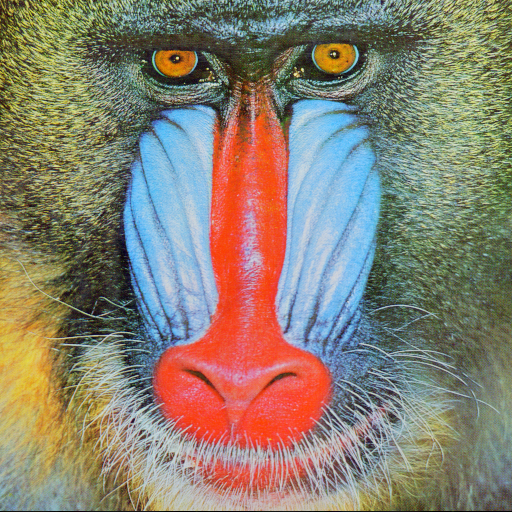
#> input picture Files/baboon.png, 512 x 512 px
$ python Exercicio4.1FiltragemEspacial.py
#> lines starting #> are read from the running program, lines starting #| are printed output that depends on the picture
import cv2
import matplotlib.pyplot as plt
import numpy as np
import os

folder = "Files"
files = ["baboon.png", "cao.jpg", "lena.png", "Sharbat_Gula.jpg"]

kernel_media_3x3 = 1/9.0 * np.ones((3, 3))
kernel_media_5x5 = 1/25.0 * np.ones((5, 5))
kernel_media_7x7 = 1/49.0 * np.ones((7, 7))

kernel_highpass_A = 1/6.0 * np.array([ [0, -1, 0 ],
                                       [-1, 4, -1],
                                       [0, -1, 0]])

kernel_highpass_B = 1/9.0 * np.array([ [-1, -1, -1],
                                       [-1, +8, -1],
                                       [-1, -1, -1]])

kernel_highpass_C = 1/16.0 * np.array([[-1, -2, -1],
                                       [-2, 12, -2],
                                       [-1, -2, -1]])


for i, file in enumerate(files):
    image = cv2.imread(os.path.join(folder, file))
#> image is the input picture: shape (512, 512, 3); mean B, G, R 113.1, 128.9, 137.4
    image_gray = cv2.cvtColor(image, cv2.COLOR_BGR2GRAY)
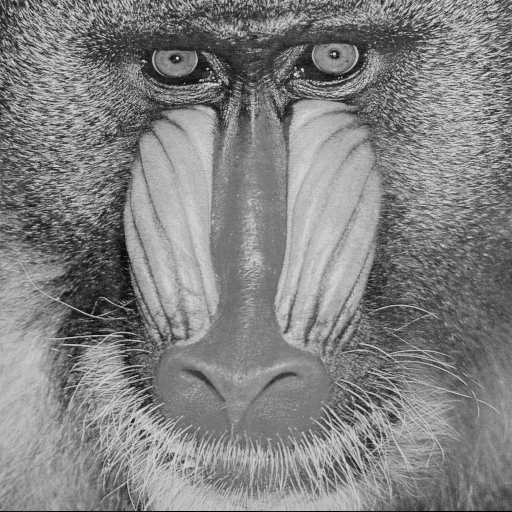
#> image_gray: shape (512, 512); min 0, max 231, mean 129.6

    image_gray_lowpass_3x3 = cv2.filter2D(image_gray, -1, kernel_media_3x3)
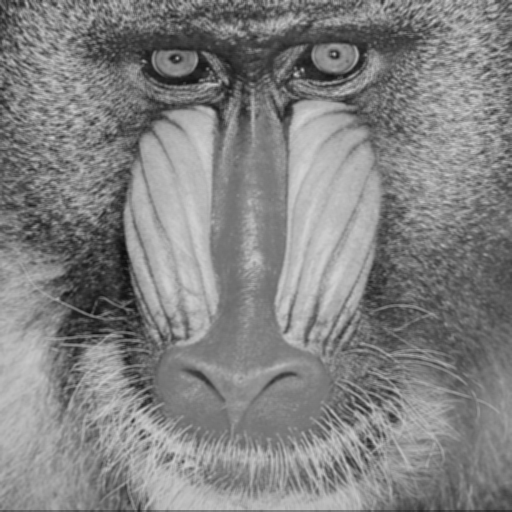
#> image_gray_lowpass_3x3: shape (512, 512); min 12, max 211, mean 129.7
    image_gray_lowpass_5x5 = cv2.filter2D(image_gray, -1, kernel_media_5x5)
    image_gray_lowpass_7x7 = cv2.filter2D(image_gray, -1, kernel_media_7x7)
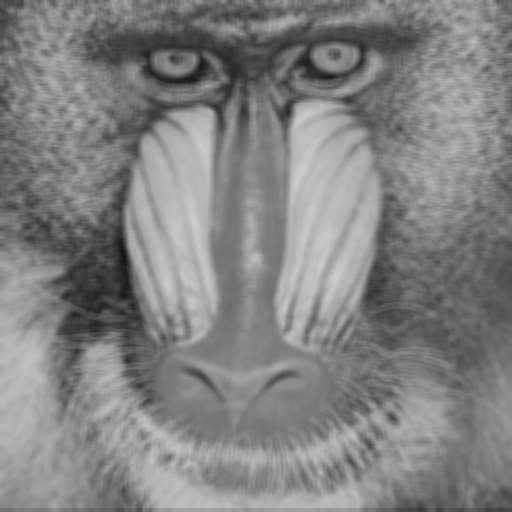
#> image_gray_lowpass_7x7: shape (512, 512); min 20, max 206, mean 129.7

    image_gray_highpass_A = cv2.filter2D(image_gray, -1, kernel_highpass_A)
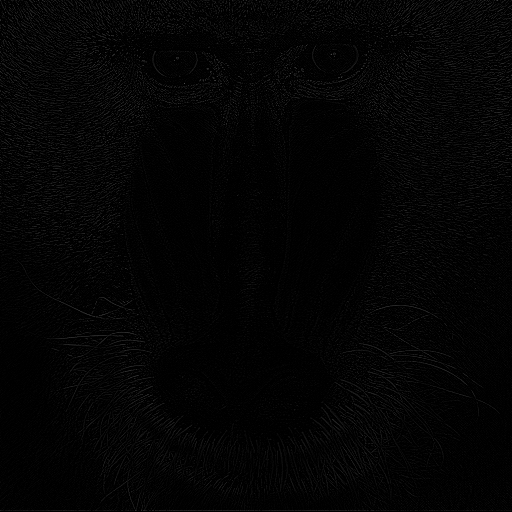
#> image_gray_highpass_A: shape (512, 512); min 0, max 76, mean 3.9
    image_gray_highpass_B = cv2.filter2D(image_gray, -1, kernel_highpass_B)
    image_gray_highpass_C = cv2.filter2D(image_gray, -1, kernel_highpass_C)

    image_blur_3x3 = cv2.blur(image_gray, (3, 3))
    image_blur_5x5 = cv2.blur(image_gray, (5, 5))
    image_blur_7x7 = cv2.blur(image_gray, (7, 7))

    image_gaussian_blur_3x3 = cv2.GaussianBlur(image_gray, (3, 3), 0)
    image_gaussian_blur_5x5 = cv2.GaussianBlur(image_gray, (5, 5), 0)
    image_gaussian_blur_7x7 = cv2.GaussianBlur(image_gray, (7, 7), 0)

    image_median_blur_3x3 = cv2.medianBlur(image_gray, 3)
    image_median_blur_5x5 = cv2.medianBlur(image_gray, 5)
    image_median_blur_7x7 = cv2.medianBlur(image_gray, 7)

    plt.subplots(dpi=300)
    plt.axis("off")

    plt.subplot(5, 4, 1)
    plt.imshow(cv2.cvtColor(image_gray, cv2.COLOR_GRAY2RGB))
    plt.title("image")
    plt.axis("off")

    plt.subplot(5, 4, 2)
    plt.imshow(cv2.cvtColor(image_gray_lowpass_3x3, cv2.COLOR_GRAY2RGB))
    plt.title("low pass 3x3")
    plt.axis("off")

    plt.subplot(5, 4, 3)
    plt.imshow(cv2.cvtColor(image_gray_lowpass_5x5, cv2.COLOR_GRAY2RGB))
    plt.title("low pass 5x5")
    plt.axis("off")

    plt.subplot(5, 4, 4)
    plt.imshow(cv2.cvtColor(image_gray_lowpass_7x7, cv2.COLOR_GRAY2RGB))
    plt.title("low pass 7x7")
    plt.axis("off")

    plt.subplot(5, 4, 6)
    plt.imshow(cv2.cvtColor(20*image_gray_highpass_A, cv2.COLOR_GRAY2RGB))
    plt.title("high pass A")
    plt.axis("off")

    plt.subplot(5, 4, 7)
    plt.imshow(cv2.cvtColor(20*image_gray_highpass_B, cv2.COLOR_GRAY2RGB))
    plt.title("high pass B")
    plt.axis("off")

    plt.subplot(5, 4, 8)
    plt.imshow(cv2.cvtColor(20*image_gray_highpass_C, cv2.COLOR_GRAY2RGB))
    plt.title("high pass C")
    plt.axis("off")

    plt.subplot(5, 4, 10)
    plt.imshow(cv2.cvtColor(image_blur_3x3, cv2.COLOR_GRAY2RGB))
    plt.title("blur 3x3")
    plt.axis("off")

    plt.subplot(5, 4, 11)
    plt.imshow(cv2.cvtColor(image_blur_5x5, cv2.COLOR_GRAY2RGB))
    plt.title("blur 5x5")
    plt.axis("off")

    plt.subplot(5, 4, 12)
    plt.imshow(cv2.cvtColor(image_blur_7x7, cv2.COLOR_GRAY2RGB))
    plt.title("blur 7x7")
    plt.axis("off")

    plt.subplot(5, 4, 14)
    plt.imshow(cv2.cvtColor(image_gaussian_blur_3x3, cv2.COLOR_GRAY2RGB))
    plt.title("gaussian blur 3x3")
    plt.axis("off")

    plt.subplot(5, 4, 15)
    plt.imshow(cv2.cvtColor(image_gaussian_blur_5x5, cv2.COLOR_GRAY2RGB))
    plt.title("gaussian blur 5x5")
    plt.axis("off")

    plt.subplot(5, 4, 16)
    plt.imshow(cv2.cvtColor(image_gaussian_blur_7x7, cv2.COLOR_GRAY2RGB))
    plt.title("gaussian blur 7x7")
    plt.axis("off")

    plt.subplot(5, 4, 18)
    plt.imshow(cv2.cvtColor(image_median_blur_3x3, cv2.COLOR_GRAY2RGB))
    plt.title("median blur 3x3")
    plt.axis("off")

    plt.subplot(5, 4, 19)
    plt.imshow(cv2.cvtColor(image_median_blur_5x5, cv2.COLOR_GRAY2RGB))
    plt.title("median blur 5x5")
    plt.axis("off")

    plt.subplot(5, 4, 20)
    plt.imshow(cv2.cvtColor(image_median_blur_7x7, cv2.COLOR_GRAY2RGB))
    plt.title("median blur 7x7")
    plt.axis("off")

    plt.show()
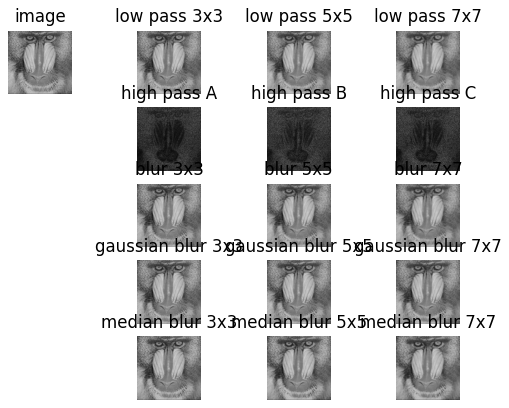
#> figure drawn by matplotlib, 16 panels
#> pass 2 of the loop `for i, file in enumerate(files):`:
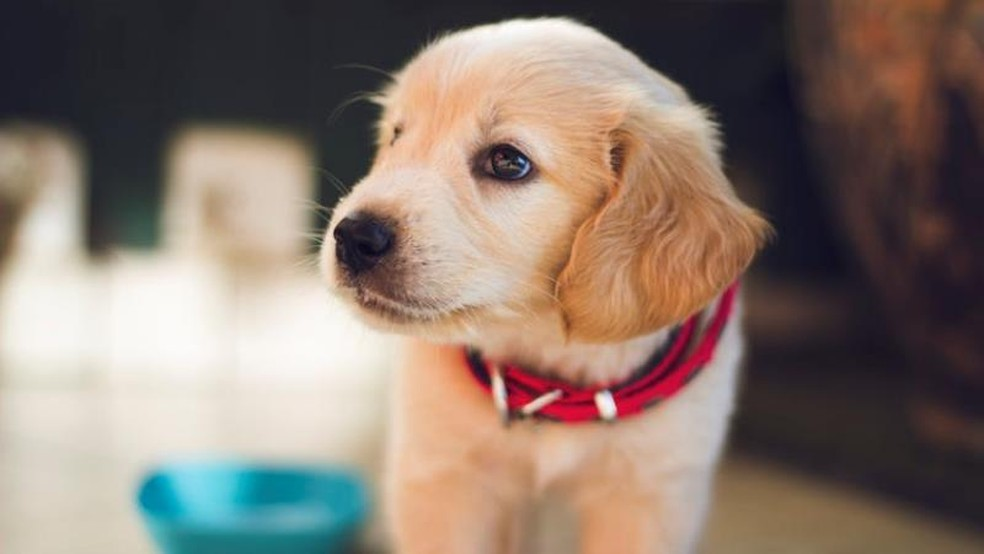
#> input picture Files/cao.jpg, 984 x 554 px
#> image is the input picture: shape (554, 984, 3); mean B, G, R 110.6, 120.8, 136.9
#> image_gray: shape (554, 984)
#> image_gray_lowpass_3x3: shape (554, 984)
#> image_gray_lowpass_5x5: shape (554, 984)
#> image_gray_lowpass_7x7: shape (554, 984)
#> `image_gray_highpass_A = cv2.filter2D(image_gray, -1, kernel_highpass_A)`:
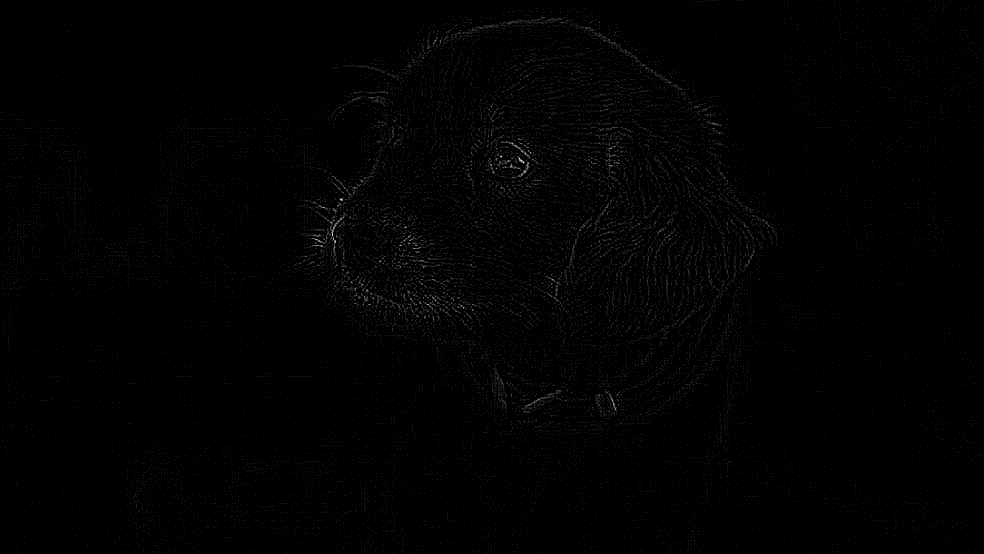
#> image_gray_highpass_A: shape (554, 984); min 0, max 16, mean 0.122; drawn with min black and max white
#> image_gray_highpass_B: shape (554, 984)
#> image_gray_highpass_C: shape (554, 984)
#> image_gaussian_blur_3x3: shape (554, 984)
#> image_gaussian_blur_5x5: shape (554, 984)
#> image_gaussian_blur_7x7: shape (554, 984)
#> image_median_blur_3x3: shape (554, 984)
#> image_median_blur_5x5: shape (554, 984)
#> image_median_blur_7x7: shape (554, 984)
#> `plt.show()`:
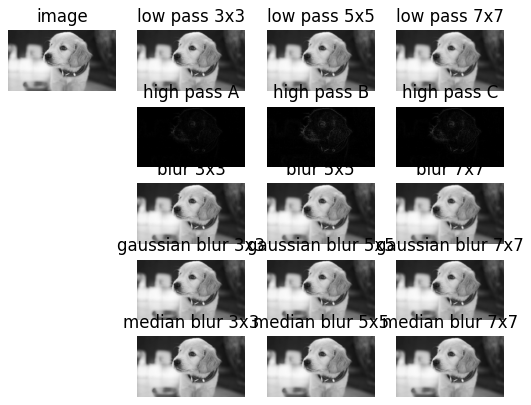
#> figure drawn by matplotlib, 16 panels
#> (the run stopped early here; a loop or call above may not have finished)
